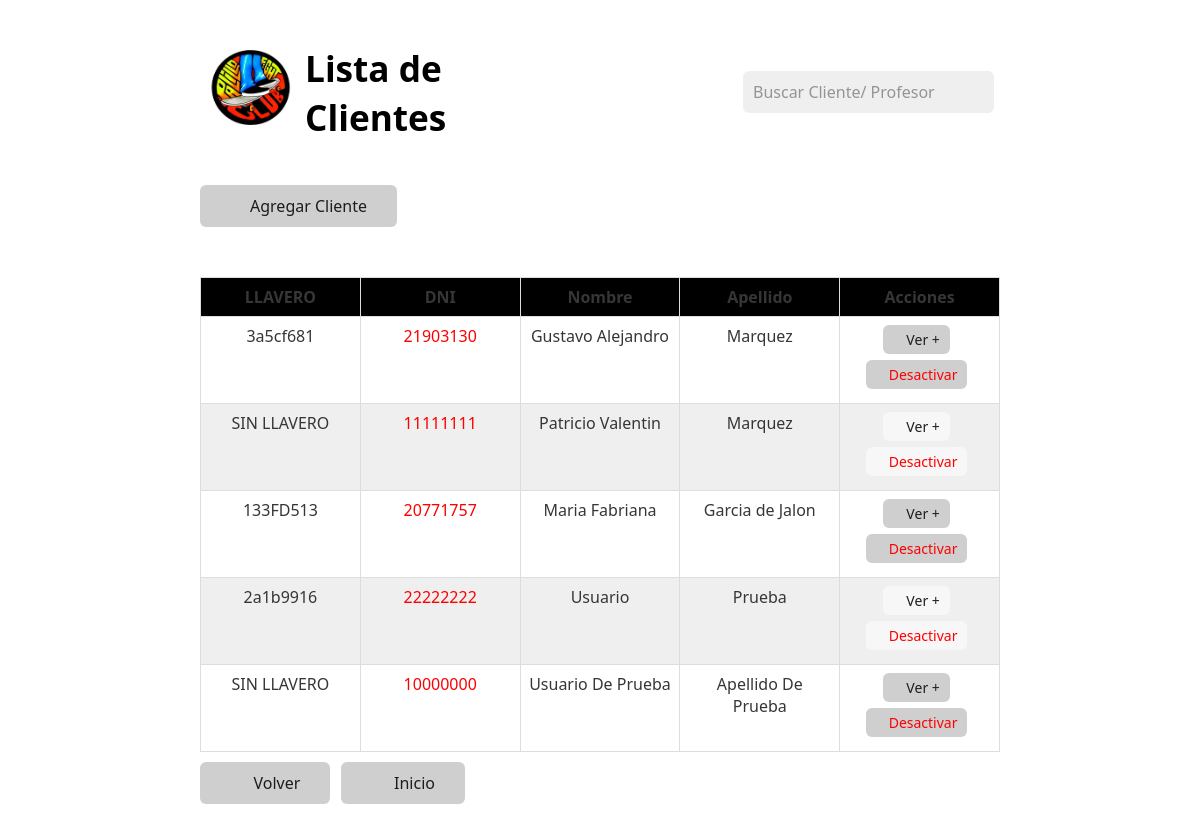
/controllers/lista_clientes_controller.php (signed in), run on the app's committed database.
### tables this page shows
CREATE TABLE `users` (
  `id_user` int(255) NOT NULL,
  `rfid` longtext NOT NULL COMMENT 'Serial tarjeta de acceso',
  `dni` int(8) NOT NULL,
  `user_name` varchar(75) NOT NULL,
  `user_surname` varchar(75) DEFAULT NULL,
  `password` text DEFAULT NULL,
  `birth_day` date DEFAULT NULL,
  `email` text DEFAULT NULL,
  `phone_number` int(13) DEFAULT NULL,
  `asset` tinyint(1) NOT NULL DEFAULT 1 COMMENT 'Define si el Usuario\r\nse encuentra activo\r\n1 = Activo; 0 = Inactivo',
  `type_user` int(255) NOT NULL DEFAULT 2 COMMENT '1 - PROFESOR\r\n2 - ALUMNO\r\n3 - ADMINISTRADOR'
);

### controllers/lista_clientes_controller.php (called while the page is built, shortened)
<?php
require_once '../models/user_model.php';
$user = new User();
$usuarios = $user->getUsers();
$resultados = [];
foreach ($usuarios as $usuario) {
  if ($usuario['type_user'] == 2)
  $resultados[] = $usuario;
}
include '../views/lista_clientes_view.php';
?>

### models/conexion_model.php (called while the page is built, shortened)
<?php
class Database {
  private $pdo;
  public function __construct() {
    $this->host = getenv('MYSQL_DB_HOST') ?? 'mysql';
    $this->database = getenv('MYSQL_DB_NAME') ?? '';
    $this->username = getenv('MYSQL_DB_USER') ?? '';
    $this->password = getenv('MYSQL_DB_PASSWORD') ?? '';
    try {
      $this->pdo = new PDO("mysql:host={$this->host};dbname={$this->database}", $this->username, $this->password);
      $this->pdo->setAttribute(PDO::ATTR_ERRMODE, PDO::ERRMODE_EXCEPTION);
    } catch (PDOException $e) {
      echo "Error de conexión: " . $e->getMessage();
      die();
    }
  }
  public function getConnection() {
    return $this->pdo;
  }
}
?>

### models/user_model.php (called while the page is built, shortened)
<?php
require_once 'conexion_model.php';
class User {
  private $pdo;
  public function __construct() {
    $this->database = new Database();
    $this->pdo = $this->database->getConnection();
  }
  public function getUsers() {
    try {
      $stmt = $this->pdo->query("SELECT * FROM `users`");
      return $stmt->fetchAll(PDO::FETCH_ASSOC);
    } catch (PDOException $e) {
      return false;
    }
  }
}
?>

### views/lista_clientes_view.php (the view, shortened to what this page needs)
<!DOCTYPE html>
<html lang="es">
<head>
  <link rel="stylesheet" href="../public/css/water.css">
  <link rel="stylesheet" href="../public/css/estilos.css">
</head>
<body>
  <div class="cabecera">
    <img src="../public/img/logo.png" alt="logo.png" width="100" height="100">
    <h1>Lista de Clientes</h1>
    <input style="margin-left: 230px; margin-top: 15px;" type="text" id="busqueda_usuario" name="dni" placeholder="Buscar Cliente/ Profesor">
  </div>
  <div class="botonera-1">
    <i class="fas fa-user-plus"></i>
    <button onclick="window.location.href='../views/cargar_usuario_view.php'" id="cargar_usuario">Agregar Cliente</button>
  </div>
  <div class="tabla">
    <?php if (empty($resultados)) { ?>
      <p>No se encontraron resultados</p>
    <?php } else { ?>
      <table>
        <thead>
          <tr>
            <th>LLAVERO</th>
            <th>DNI</th>
            <th>Nombre</th>
            <th>Apellido</th>
            <th>Acciones</th>
          </tr>
        </thead>
        <tbody>
          <?php foreach ($resultados as $usuario) { ?>
            <tr>
              <td><?php echo htmlspecialchars($usuario['rfid'], ENT_QUOTES, 'UTF-8'); ?></td>
              <td style="color:red"><?php echo htmlspecialchars($usuario['dni'], ENT_QUOTES, 'UTF-8'); ?></td>
              <td><?php echo htmlspecialchars($usuario['user_name'], ENT_QUOTES, 'UTF-8'); ?></td>
              <td><?php echo htmlspecialchars($usuario['user_surname'], ENT_QUOTES, 'UTF-8'); ?></td>
              <td>
                <button class="button_small" onclick="window.location.href='../controllers/detalle_usuario_controller.php?dni=<?php echo urlencode($usuario['dni']); ?>'">
                  <i class="fas fa-user"></i>
                  Ver +
                </button>
                <?php if ($usuario['asset'] == 1) { ?>
                  <button style="color: red" class="button_small" onclick="window.location.href='../controllers/baja_usuarios_controller.php?dni=<?php echo urlencode($usuario['dni']); ?>'">
                    <i style="color: red" class="fas fa-trash"></i>
                    Desactivar
                  </button>
                <?php } ?>
              </td>
            </tr>
          <?php } ?>
        </tbody>
      </table>
    <?php } ?>
  </div>
  <div class="botonera">
    <button onclick="location.href='../views/dashboard_view.php'">
      <i style="padding-right: 10px;" class="fas fa-arrow-left"></i>
      Volver
    </button>
    <button onclick="location.href='../views/dashboard_view.php'">
      <i style="padding-right: 10px;" class="fas fa-home"></i>
      Inicio
    </button>
  </div>
</body>
</html>

### public/css/water.css (style rules this page uses)
:root { --background-body: #fff; --background: #efefef; --background-alt: #f7f7f7; --selection: #9e9e9e; --text-main: #363636; --text-bright: #000; --text-muted: #70777f; --links: #0076d1; --focus: #0096bfab; --border: #dbdbdb; --code: #000; --animation-duration: 0.1s; --button-base: #d0cfcf; --button-hover: #9b9b9b; --scrollbar-thumb: rgb(170, 170, 170); --scrollbar-thumb-hover: var(--button-hover); --form-placeholder: #949494; --form-text: #1d1d1d; --variable: #39a33c; --highlight: #ff0; }
html { scrollbar-color: rgb(170, 170, 170) #fff; scrollbar-color: var(--scrollbar-thumb) var(--background-body); scrollbar-width: thin; }
body { font-family: system-ui, -apple-system, BlinkMacSystemFont, 'Segoe UI', 'Roboto', 'Oxygen', 'Ubuntu', 'Cantarell', 'Fira Sans', 'Droid Sans', 'Helvetica Neue', 'Segoe UI Emoji', 'Apple Color Emoji', 'Noto Color Emoji', sans-serif; line-height: 1.4; max-width: 800px; margin: 20px auto; padding: 0 10px; word-wrap: break-word; color: #363636; color: var(--text-main); background: #fff; background: var(--background-body); text-rendering: optimizeLegibility; }
button { transition: background-color 0.1s linear, border-color 0.1s linear, color 0.1s linear, box-shadow 0.1s linear, transform 0.1s ease; transition: background-color var(--animation-duration) linear, border-color var(--animation-duration) linear, color var(--animation-duration) linear, box-shadow var(--animation-duration) linear, transform var(--animation-duration) ease; }
input { transition: background-color 0.1s linear, border-color 0.1s linear, color 0.1s linear, box-shadow 0.1s linear, transform 0.1s ease; transition: background-color var(--animation-duration) linear, border-color var(--animation-duration) linear, color var(--animation-duration) linear, box-shadow var(--animation-duration) linear, transform var(--animation-duration) ease; }
h1 { font-size: 2.2em; margin-top: 0; }
h1, h2, h3, h4, h5, h6 { margin-bottom: 12px; margin-top: 24px; }
h1 { color: #000; color: var(--text-bright); }
h1, h2, h3, h4, h5, h6, b, strong, th { font-weight: 600; }
button, select, input[type='submit'], input[type='reset'], input[type='button'], input[type='checkbox'], input[type='range'], input[type='radio'] { cursor: pointer; }
input, select { display: block; }
input { color: #1d1d1d; color: var(--form-text); background-color: #efefef; background-color: var(--background); font-family: inherit; font-size: inherit; margin-right: 6px; margin-bottom: 6px; padding: 10px; border: none; border-radius: 6px; outline: none; }
button { color: #1d1d1d; color: var(--form-text); background-color: #efefef; background-color: var(--background); font-family: inherit; font-size: inherit; margin-right: 6px; margin-bottom: 6px; padding: 10px; border: none; border-radius: 6px; outline: none; }
button { background-color: #d0cfcf; background-color: var(--button-base); padding-right: 30px; padding-left: 30px; }
input { vertical-align: top; }
input:not([type='checkbox']):not([type='radio']), input[type='range'], select, button, textarea { -webkit-appearance: none; }
::placeholder { color: #949494; color: var(--form-placeholder); }
img, video { max-width: 100%; height: auto; }
table { border-collapse: collapse; margin-bottom: 10px; width: 100%; table-layout: fixed; }
td, th { padding: 6px; text-align: left; vertical-align: top; word-wrap: break-word; }
thead { border-bottom: 1px solid #dbdbdb; border-bottom: 1px solid var(--border); }
tbody tr:nth-child(even) { background-color: #efefef; background-color: var(--background); }
tbody tr:nth-child(even) button { background-color: #f7f7f7; background-color: var(--background-alt); }

### public/css/estilos.css (style rules this page uses)
.cabecera { display: flex; align-items: center; padding-bottom: 30px; }
.cabecera img { margin-right: 5px; }
.cabecera input { display: flex; justify-content: flex-end; margin-top: 10px; }
.tabla th, .tabla td { padding-bottom: 100px; border: 1px solid #ddd; padding: 8px; text-align: center; }
.tabla th { background-color: black; }
.button_small { padding: 5px 10px; font-size: 14px; }
button .fas { font-size: 12px; }
.botonera-1 { position: relative; display: inline-block; }
.botonera-1 button { margin-bottom: 50px; padding-left: 50px; }
.botonera-1 i { position: absolute; left: 10px; top: 25%; transform: translateY(-50%); color: #888; }

### data on the page
users: rfid "3a5cf681", dni "21903130", user_name "Gustavo Alejandro", user_surname "Marquez"
users: rfid "SIN LLAVERO", dni "11111111", user_name "Patricio Valentin", user_surname "Marquez"
users: rfid "133FD513", dni "20771757", user_name "Maria Fabriana", user_surname "Garcia de Jalon"
users: rfid "2a1b9916", dni "22222222", user_name "Usuario", user_surname "Prueba"
users: rfid "SIN LLAVERO", dni "10000000", user_name "Usuario De Prueba", user_surname "Apellido De Prueba"
